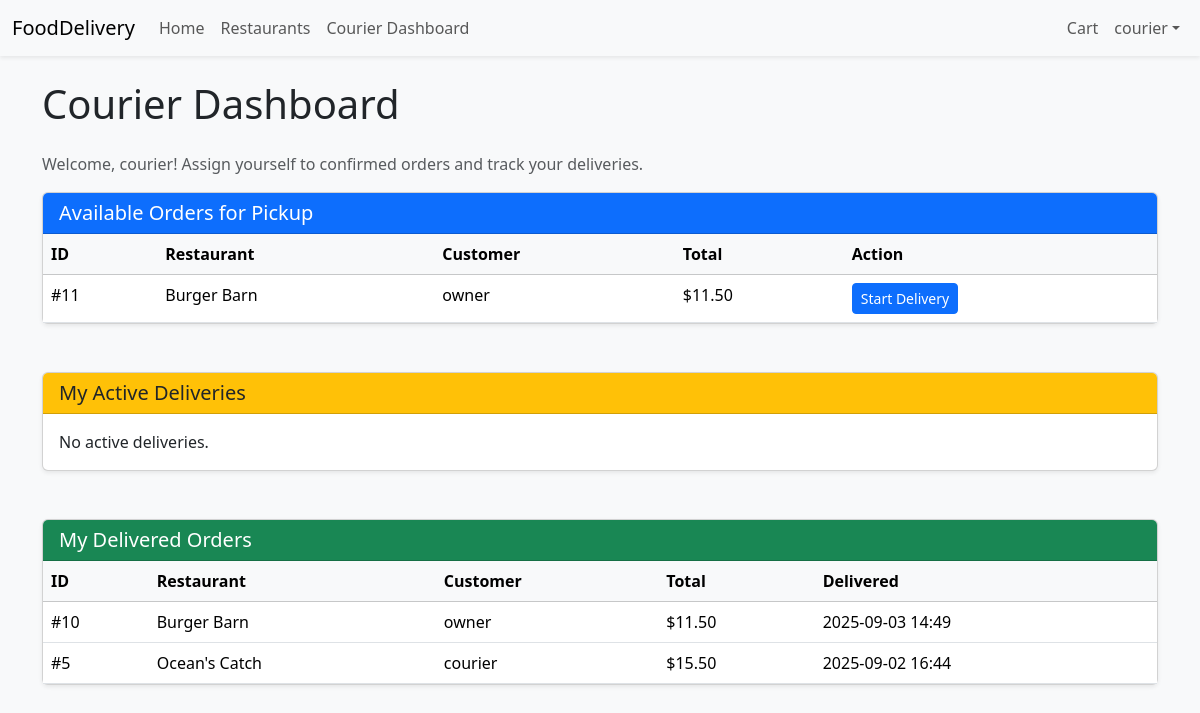
The app's page /orders/courier/dashboard/ (signed in) with its own data.
### accounts/models.py (models this page shows, shortened)
class User(AbstractUser):
    ROLE_CUSTOMER = 'customer'
    ROLE_COURIER = 'courier'
    ROLE_OWNER = 'owner'
    ROLE_ADMIN = 'admin'
    ROLE_CHOICES: list[tuple[str, str]] = [
        (ROLE_CUSTOMER, 'Customer'),
        (ROLE_COURIER, 'Courier'),
        (ROLE_OWNER, 'Owner'),
        (ROLE_ADMIN, 'Administrator'),
    ]
    role = models.CharField(
        max_length=20,
        choices=ROLE_CHOICES,
        default=ROLE_CUSTOMER,
        help_text='Designates the role of the user in the platform.'
    )
    def is_courier(self) -> bool:
        return self.role == self.ROLE_COURIER
    def is_owner(self) -> bool:
        return self.role == self.ROLE_OWNER
    def is_admin(self) -> bool:
        return self.role == self.ROLE_ADMIN or self.is_superuser

### orders/models.py (models this page shows, shortened)
class Order(models.Model):
    STATUS_PENDING = 'pending'
    STATUS_CONFIRMED = 'confirmed'
    STATUS_PICKED_UP = 'picked_up'
    STATUS_CANCELED = 'canceled'
    STATUS_DELIVERED = 'delivered'
    STATUS_CHOICES: list[tuple[str, str]] = [
        (STATUS_PENDING, 'Pending'),
        (STATUS_CONFIRMED, 'Confirmed'),
        (STATUS_PICKED_UP, 'Picked up'),
        (STATUS_DELIVERED, 'Delivered'),
        (STATUS_CANCELED, 'Canceled'),
    ]
    user = models.ForeignKey(
        settings.AUTH_USER_MODEL,
        on_delete=models.CASCADE,
        related_name='orders',
        help_text='The customer who placed the order',
    )
    restaurant = models.ForeignKey(
        Restaurant,
        on_delete=models.CASCADE,
        related_name='orders',
        help_text='Restaurant that will fulfil the order',
    )
    courier = models.ForeignKey(
        settings.AUTH_USER_MODEL,
        on_delete=models.SET_NULL,
        related_name='deliveries',
        null=True,
        blank=True,
        help_text='Courier assigned to deliver the order',
    )
    status = models.CharField(
        max_length=20,
        choices=STATUS_CHOICES,
        default=STATUS_PENDING,
        help_text='Current status of the order',
    )
    subtotal = models.DecimalField(
        max_digits=10,
        decimal_places=2,
        default=Decimal('0.00'),
        help_text='Sum of line totals before delivery fees',
    )
    delivery_fee = models.DecimalField(
        max_digits=10,
        decimal_places=2,
        default=Decimal('0.00'),
        help_text='Delivery fee applied to the order',
    )
    total = models.DecimalField(
        max_digits=10,
        decimal_places=2,
        default=Decimal('0.00'),
        help_text='Grand total including fees',
    )
    created_at = models.DateTimeField(auto_now_add=True)
    updated_at = models.DateTimeField(auto_now=True)
    class Meta:
        ordering = ['-created_at']

### restaurants/models.py (models this page shows, shortened)
class Restaurant(models.Model):
    name = models.CharField(max_length=255)
    description = models.TextField(blank=True)
    address = models.CharField(max_length=255, blank=True)
    image = models.ImageField(upload_to='restaurants/', blank=True, null=True)
    open_hours = models.CharField(max_length=255, blank=True)
    category = models.CharField(max_length=100, blank=True)
    is_open = models.BooleanField(default=True)
    owner = models.ForeignKey(
        settings.AUTH_USER_MODEL,
        on_delete=models.CASCADE,
        related_name='owned_restaurants',
        help_text='The owner of this restaurant',
    )
    created_at = models.DateTimeField(auto_now_add=True)
    updated_at = models.DateTimeField(auto_now=True)
    class Meta:
        ordering = ['name']

### orders/views.py (the view)
# urls.py: path('courier/dashboard/', CourierDashboardView.as_view(), name='courier_dashboard'),
class CourierDashboardView(LoginRequiredMixin, View):
    template_name = 'orders/courier_dashboard.html'
    def dispatch(self, request: HttpRequest, *args, **kwargs) -> HttpResponse:
        if not request.user.is_authenticated or not request.user.is_courier():
            raise PermissionDenied('You do not have access to the courier dashboard.')
        return super().dispatch(request, *args, **kwargs)
    def get(self, request: HttpRequest) -> HttpResponse:
        available_orders = (
            Order.objects.filter(status=Order.STATUS_CONFIRMED, courier__isnull=True)
            .select_related('user', 'restaurant')
        )
        my_active_orders = (
            Order.objects.filter(courier=request.user, status__in=[Order.STATUS_CONFIRMED, Order.STATUS_PICKED_UP])
            .select_related('user', 'restaurant')
        )
        my_delivered_orders = (
            Order.objects.filter(courier=request.user, status=Order.STATUS_DELIVERED)
            .select_related('user', 'restaurant')
        )
        return render(
            request,
            self.template_name,
            {
                'available_orders': available_orders,
                'my_active_orders': my_active_orders,
                'my_delivered_orders': my_delivered_orders,
            },
        )

### core/context_processors.py (called while the page is built)
def stripe_public_key(request):
    return {
        'STRIPE_PUBLIC_KEY': getattr(settings, 'STRIPE_PUBLIC_KEY', '')
    }

### templates/orders/courier_dashboard.html (shortened to what this page needs)
{% extends 'base.html' %}
{% block content %}
<div class="container">
  <h1 class="mb-4">Courier Dashboard</h1>
  <p class="text-muted">Welcome, {{ user.username }}! Assign yourself to confirmed orders and track your deliveries.</p>
  <div class="card mb-5 shadow-sm">
    <div class="card-header bg-primary text-white">
      <h5 class="mb-0">Available Orders for Pickup</h5>
    </div>
    <div class="card-body p-0">
      {% if available_orders %}
        <div class="table-responsive">
          <table class="table mb-0">
            <thead class="table-light">
              <tr>
                <th>ID</th>
                <th>Restaurant</th>
                <th>Customer</th>
                <th>Total</th>
                <th>Action</th>
              </tr>
            </thead>
            <tbody>
              {% for order in available_orders %}
              <tr>
                <td>#{{ order.id }}</td>
                <td>{{ order.restaurant.name }}</td>
                <td>{{ order.user.username }}</td>
                <td>${{ order.total }}</td>
                <td>
                  <form method="post" action="{% url 'orders:courier_assign' order.id %}" class="d-inline">
                    <button type="submit" class="btn btn-sm btn-primary">Start Delivery</button>
                  </form>
                </td>
              </tr>
              {% endfor %}
            </tbody>
          </table>
        </div>
      {% else %}
      <p class="p-3 mb-0">No orders available for pickup.</p>
      {% endif %}
    </div>
  </div>
  <div class="card mb-5 shadow-sm">
    <div class="card-header bg-warning">
      <h5 class="mb-0">My Active Deliveries</h5>
    </div>
    <div class="card-body p-0">
      {% if my_active_orders %}
        <div class="table-responsive">
          <table class="table mb-0">
            <thead class="table-light">
              <tr>
                <th>ID</th>
                <th>Restaurant</th>
                <th>Customer</th>
                <th>Total</th>
                <th>Status</th>
                <th>Action</th>
              </tr>
            </thead>
            <tbody>
              {% for order in my_active_orders %}
              <tr>
                <td>#{{ order.id }}</td>
                <td>{{ order.restaurant.name }}</td>
                <td>{{ order.user.username }}</td>
                <td>${{ order.total }}</td>
                <td>{{ order.get_status_display }}</td>
                <td>
                  <form method="post" action="{% url 'orders:courier_complete' order.id %}" class="d-inline">
                    {% csrf_token %}
                    <button type="submit" class="btn btn-sm btn-success">Mark Delivered</button>
                  </form>
                </td>
              </tr>
              {% endfor %}
            </tbody>
          </table>
        </div>
      {% else %}
      <p class="p-3 mb-0">No active deliveries.</p>
      {% endif %}
    </div>
  </div>
  <div class="card mb-5 shadow-sm">
    <div class="card-header bg-success text-white">
      <h5 class="mb-0">My Delivered Orders</h5>
    </div>
    <div class="card-body p-0">
      {% if my_delivered_orders %}
        <div class="table-responsive">
          <table class="table mb-0">
            <thead class="table-light">
              <tr>
                <th>ID</th>
                <th>Restaurant</th>
                <th>Customer</th>
                <th>Total</th>
                <th>Delivered</th>
              </tr>
            </thead>
            <tbody>
              {% for order in my_delivered_orders %}
              <tr>
                <td>#{{ order.id }}</td>
                <td>{{ order.restaurant.name }}</td>
                <td>{{ order.user.username }}</td>
                <td>${{ order.total }}</td>
                <td>{{ order.updated_at|date:"Y-m-d H:i" }}</td>
              </tr>
              {% endfor %}
            </tbody>
          </table>
        </div>
      {% else %}
      <p class="p-3 mb-0">No delivered orders yet.</p>
      {% endif %}
    </div>
  </div>
</div>
{% endblock %}

### templates/base.html (shortened to what this page needs)
{% load static %}
<!DOCTYPE html>
<html lang="en">
<head>
  <link href="https://cdn.jsdelivr.net/npm/bootstrap@5.3.2/dist/css/bootstrap.min.css" rel="stylesheet">
  <link rel="stylesheet" href="{% static 'css/styles.css' %}">
  <link rel="stylesheet" href="https://cdn.jsdelivr.net/npm/bootstrap-icons@1.10.5/font/bootstrap-icons.css">
</head>
<body>
<nav class="navbar navbar-expand-lg navbar-light bg-light shadow-sm">
  <div class="container-fluid">
    <a class="navbar-brand" href="{% url 'home' %}">FoodDelivery</a>
    <div class="collapse navbar-collapse" id="navbarSupportedContent">
      <ul class="navbar-nav me-auto mb-2 mb-lg-0">
        <li class="nav-item"><a class="nav-link" href="{% url 'home' %}">Home</a></li>
        <li class="nav-item"><a class="nav-link" href="{% url 'restaurants:list' %}">Restaurants</a></li>
        {% if user.is_authenticated %}
          {% if user.is_courier %}
            <li class="nav-item"><a class="nav-link" href="{% url 'orders:courier_dashboard' %}">Courier Dashboard</a></li>
          {% endif %}
        {% endif %}
      </ul>
      <ul class="navbar-nav mb-2 mb-lg-0">
        {% if user.is_authenticated %}
          <li class="nav-item"><a class="nav-link" href="{% url 'orders:cart' %}">Cart</a></li>
          <li class="nav-item dropdown">
            <a class="nav-link dropdown-toggle" href="#" id="userMenu" role="button" data-bs-toggle="dropdown"
               aria-expanded="false">{{ user.get_full_name|default:user.username }}</a>
          </li>
        {% else %}
          <li class="nav-item"><a class="nav-link" href="{% url 'accounts:login' %}">Login</a></li>
          <li class="nav-item"><a class="nav-link" href="{% url 'accounts:register' %}">Register</a></li>
        {% endif %}
      </ul>
    </div>
  </div>
</nav>
<main class="py-4">
  {% block content %}{% endblock %}
</main>
</body>
</html>

### static/css/styles.css (style rules this page uses)
body { background-color: #f8f9fa; }
main { min-height: 80vh; }

### records on screen
User: get_full_name "courier", username "courier"
Order: id "11", restaurant.name "Burger Barn", user.username "owner", total "11.50"
Order: id "10", restaurant.name "Burger Barn", user.username "owner", total "11.50", updated_at "2025-09-03 14:49"
Order: id "5", restaurant.name "Ocean's Catch", user.username "courier", total "15.50", updated_at "2025-09-02 16:44"
